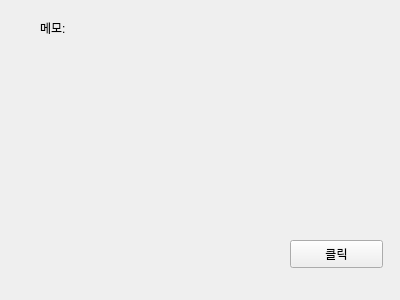
<?xml version="1.0" encoding="UTF-8"?>
<ui version="4.0">
 <class>form</class>
 <widget class="QWidget" name="form">
  <property name="geometry">
   <rect>
    <x>0</x>
    <y>0</y>
    <width>400</width>
    <height>300</height>
   </rect>
  </property>
  <property name="windowTitle">
   <string>QPushbutton(withQtDesigner)</string>
  </property>
  <widget class="QPushButton" name="btn1">
   <property name="geometry">
    <rect>
     <x>290</x>
     <y>240</y>
     <width>93</width>
     <height>28</height>
    </rect>
   </property>
   <property name="text">
    <string>클릭</string>
   </property>
  </widget>
  <widget class="QLabel" name="label">
   <property name="geometry">
    <rect>
     <x>40</x>
     <y>20</y>
     <width>64</width>
     <height>15</height>
    </rect>
   </property>
   <property name="text">
    <string>메모: </string>
   </property>
  </widget>
 </widget>
 <resources/>
 <connections/>
</ui>
